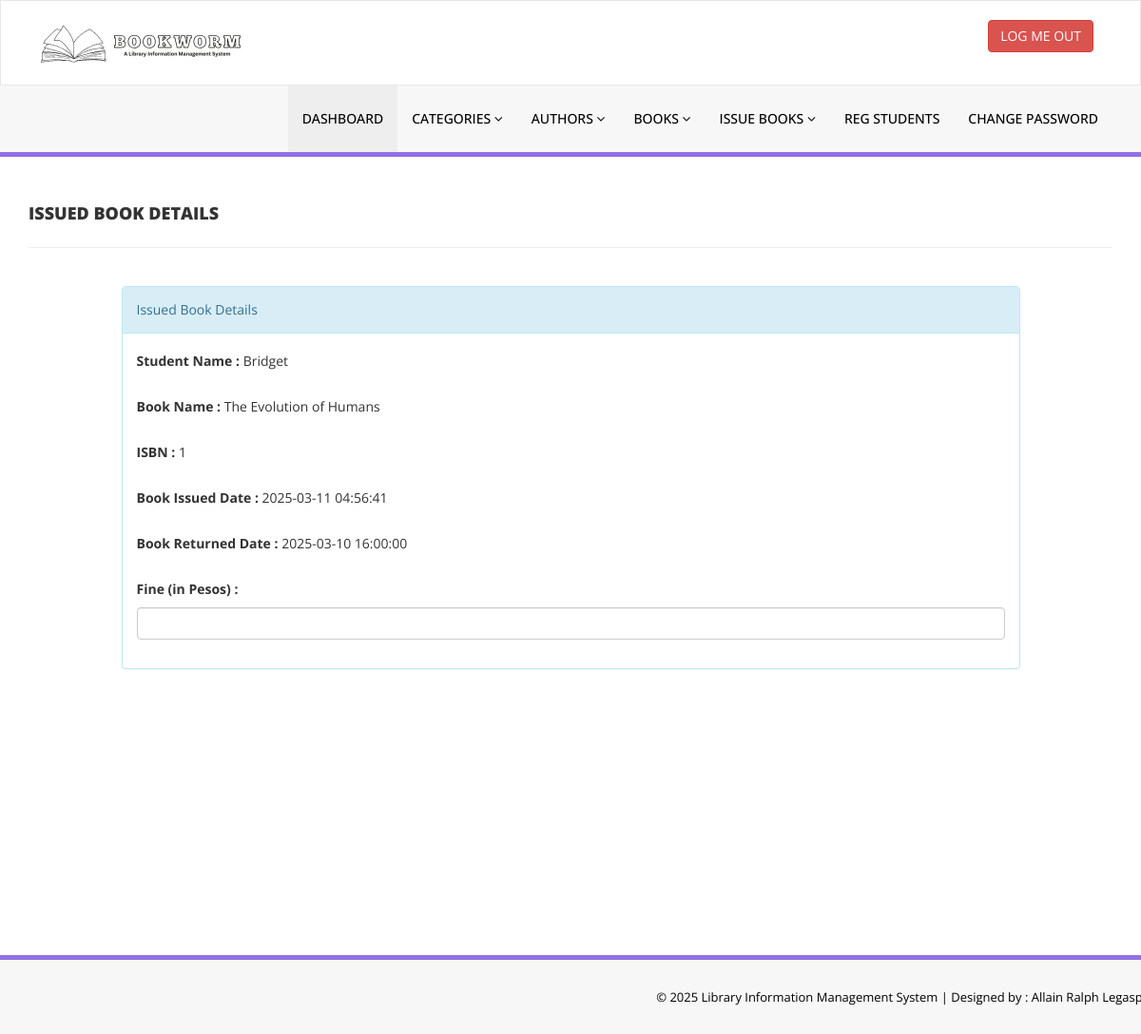
The app's page /Library_Management/admin/update-issue-bookdetails.php?rid=15 (signed in) with its own data.
### tables this page shows
CREATE TABLE `tblissuedbookdetails` (
  `id` int(11) NOT NULL,
  `BookId` int(11) DEFAULT NULL,
  `StudentID` varchar(150) DEFAULT NULL,
  `IssuesDate` timestamp NULL DEFAULT current_timestamp(),
  `ReturnDate` timestamp NULL DEFAULT NULL ON UPDATE current_timestamp(),
  `RetrunStatus` int(1) DEFAULT NULL,
  `fine` int(11) DEFAULT NULL
);

CREATE TABLE `tblstudents` (
  `id` int(11) NOT NULL,
  `StudentId` varchar(100) DEFAULT NULL,
  `FullName` varchar(120) DEFAULT NULL,
  `EmailId` varchar(120) DEFAULT NULL,
  `MobileNumber` char(11) DEFAULT NULL,
  `Password` varchar(120) DEFAULT NULL,
  `Status` int(1) DEFAULT NULL,
  `RegDate` timestamp NULL DEFAULT current_timestamp(),
  `UpdationDate` timestamp NULL DEFAULT NULL ON UPDATE current_timestamp()
);

CREATE TABLE `tblbooks` (
  `id` int(11) NOT NULL,
  `BookName` varchar(255) DEFAULT NULL,
  `CatId` int(11) DEFAULT NULL,
  `AuthorId` int(11) DEFAULT NULL,
  `ISBNNumber` int(11) DEFAULT NULL,
  `BookPrice` int(11) DEFAULT NULL,
  `RegDate` timestamp NULL DEFAULT current_timestamp(),
  `UpdationDate` timestamp NULL DEFAULT NULL ON UPDATE current_timestamp(),
  `Stock` int(11) DEFAULT 0
);

### Library_Management/admin/update-issue-bookdetails.php (the view, shortened to what this page needs)
<?php
include('includes/config.php');
if (strlen($_SESSION['alogin']) == 0) {
    header('location:index.php');
} else {
?>
<!DOCTYPE html>
<html xmlns="http://www.w3.org/1999/xhtml">
<head>
    <link href="assets/css/bootstrap.css" rel="stylesheet" />
    <link href="assets/css/font-awesome.css" rel="stylesheet" />
    <link href="assets/css/style.css" rel="stylesheet" />
</head>
<body>
    <?php include('includes/header.php'); ?>
    <div class="content-wrapper">
        <div class="container">
            <div class="row pad-botm">
                <div class="col-md-12">
                    <h4 class="header-line">Issued Book Details</h4>
                </div>
            </div>
            <div class="row">
                <div class="col-md-10 col-sm-6 col-xs-12 col-md-offset-1">
                    <div class="panel panel-info">
                        <div class="panel-heading">
                            Issued Book Details
                        </div>
                        <div class="panel-body">
                            <form role="form" method="post">
                                <?php
                                $rid = intval($_GET['rid']);
                                $sql = "SELECT tblstudents.FullName, tblbooks.BookName, tblbooks.ISBNNumber, tblissuedbookdetails.IssuesDate, tblissuedbookdetails.ReturnDate, tblissuedbookdetails.id as rid, tblissuedbookdetails.fine, tblissuedbookdetails.RetrunStatus FROM tblissuedbookdetails JOIN tblstudents ON tblstudents.StudentId=tblissuedbookdetails.StudentId JOIN tblbooks ON tblbooks.id=tblissuedbookdetails.BookId WHERE tblissuedbookdetails.id=:rid";
                                $query = $dbh->prepare($sql);
                                $query->bindParam(':rid', $rid, PDO::PARAM_STR);
                                $query->execute();
                                $results = $query->fetchAll(PDO::FETCH_OBJ);
                                if ($query->rowCount() > 0) {
                                    foreach ($results as $result) {
                                ?>
                                        <div class="form-group">
                                            <label>Student Name :</label>
                                            <?php echo htmlentities($result->FullName); ?>
                                        </div>
                                        <div class="form-group">
                                            <label>Book Name :</label>
                                            <?php echo htmlentities($result->BookName); ?>
                                        </div>
                                        <div class="form-group">
                                            <label>ISBN :</label>
                                            <?php echo htmlentities($result->ISBNNumber); ?>
                                        </div>
                                        <div class="form-group">
                                            <label>Book Issued Date :</label>
                                            <?php echo htmlentities($result->IssuesDate); ?>
                                        </div>
                                        <div class="form-group">
                                            <label>Book Returned Date :</label>
                                            <?php
                                            if ($result->ReturnDate == "") {
                                                echo htmlentities("Not Return Yet");
                                            } else {
                                                echo htmlentities($result->ReturnDate);
                                            }
                                            ?>
                                        </div>
                                        <div class="form-group">
                                            <label>Fine (in Pesos) :</label>
                                            <?php
                                            if ($result->fine == "") {
                                            ?>
                                                <input class="form-control" type="text" name="fine" id="fine" required />
                                            <?php
                                            } else {
                                                echo htmlentities($result->fine);
                                            }
                                            ?>
                                        </div>
                                    <?php }
                                } ?>
                            </form>
                        </div>
                    </div>
                </div>
            </div>
        </div>
    </div>
    <?php include('includes/footer.php'); ?>
</body>
</html>
<?php } ?>

### Library_Management/admin/assets/css/style.css (style rules this page uses)
.content-wrapper { margin-top: 40px; min-height:800px; padding-bottom:90px; }
.header-line { font-weight:900; padding-bottom:25px; border-bottom:1px solid #eeeeee; text-transform:uppercase; }
.pad-botm { padding-bottom:30px; }

### records on screen
tblissuedbookdetails: tblstudents.FullName "Bridget", BookId.BookName "The Evolution of Humans", BookId.ISBNNumber "1", IssuesDate "2025-03-11 04:56:41", ReturnDate "2025-03-10 16:00:00"
